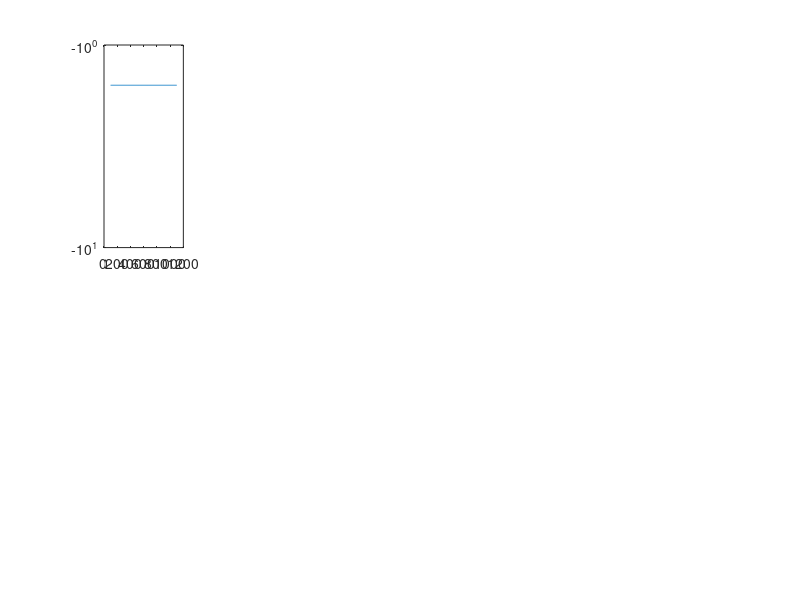

Here is the MATLAB script that generated this plot: (Note: this script raises an error after producing the figure.)
% Part II asks us to send data through bandlimited channels whose bw is the
% 10 dB bandwidth of the 10 channel datasets.

% Here, we plot Bode plots for the 10 channels to examine their 10 dB
% Bandwidths.

clear
close all                   % Close all current figure
load("comms432proj1.mat");  % Load channel data

for i=1:10
    subplot(2,5,i);
    plot(f,10*log10(abs(Cf(:,i))))
    set(gca, 'YScale', 'log')
    set(gca, 'XScale', 'linear')
    ax = gca;
    ax.XGrid = 'on';
    ax.YGrid = 'on';
    ax.YAxis.TickLabelFormat = '%.2f';
    xlabel('f [MHz]');
    ylabel('|C(f)| [dB]');
    title(['Attenuation Length ',num2str(cz(i),4)]);
end